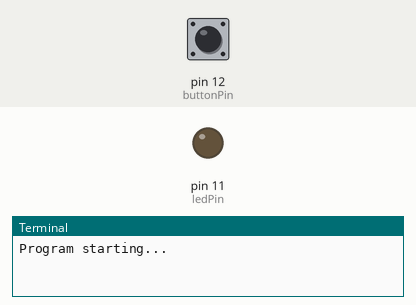
Recording of a program running on a simulated Raspberry Pi (header pin numbers). Shown: output pins drawn as LEDs (lit = HIGH), the last lines printed to the terminal. The inputs (shaded band) are chosen by the test bench; at power-on: pin 12 (buttonPin) HIGH.

Above: at 1.2 s.
1.3 s: pin 12 (buttonPin) pulled LOW for 0.15 s
At 2.5 s:
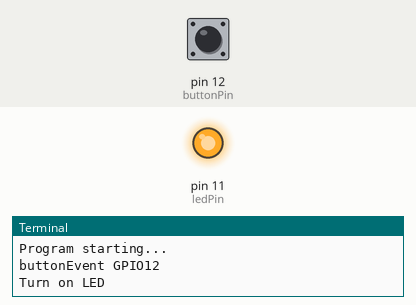
2.9 s: pin 12 (buttonPin) pulled LOW for 1 s
At 3.9 s:
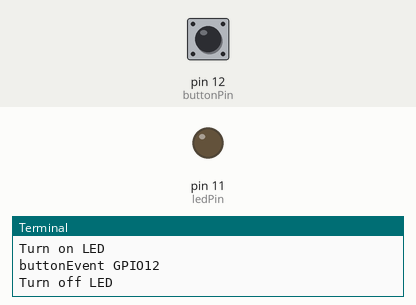
5.4 s: pin 12 (buttonPin) pulled LOW for 3.2 s
At 5.8 s:
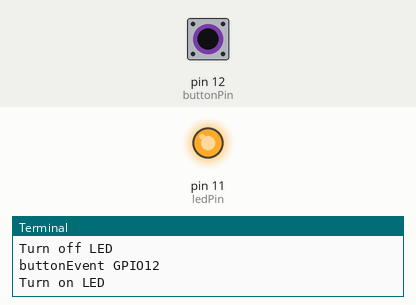
Timing chart, 0 to 8.4 s (numbered marks = the images above; inputs shaded):
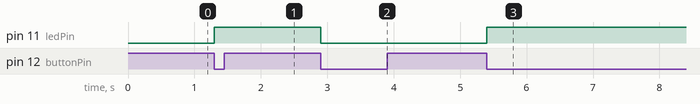

Measured:
- after the input at 1.3 s, pin 11 (ledPin): LOW → HIGH at once
- after the input at 2.9 s, pin 11 (ledPin): HIGH → LOW at once
- after the input at 5.4 s, pin 11 (ledPin): LOW → HIGH at once

The program:

tableLamp.py
```python
import RPi.GPIO as GPIO

ledPin = 11
buttonPin = 12
ledState = False

def setup():
    print('Program starting...')
    GPIO.setmode(GPIO.BOARD)
    GPIO.setup(ledPin, GPIO.OUT)
    GPIO.setup(buttonPin, GPIO.IN, pull_up_down=GPIO.PUD_UP)

def buttonEvent(channel):
    global ledState
    print('buttonEvent GPIO%d'%channel)
    ledState = not ledState
    if ledState:
        print('Turn on LED')
    else:
        print('Turn off LED')
    GPIO.output(ledPin, ledState)

def loop():
    GPIO.add_event_detect(buttonPin, GPIO.FALLING, callback=buttonEvent, bouncetime=300)
    while True:
        pass

def destroy():
    GPIO.output(ledPin, GPIO.LOW)
    GPIO.cleanup()

if __name__ == '__main__':
    setup()
    try:
        loop()
    except KeyboardInterrupt:
        destroy()
```
